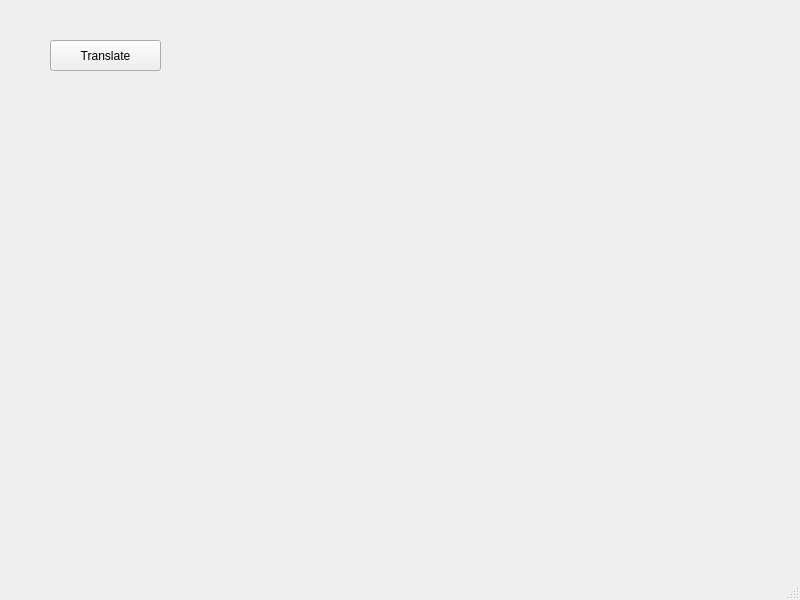
<?xml version="1.0" encoding="UTF-8"?>
<ui version="4.0">
 <class>MainWindow</class>
 <widget class="QMainWindow" name="MainWindow">
  <property name="geometry">
   <rect>
    <x>0</x>
    <y>0</y>
    <width>800</width>
    <height>600</height>
   </rect>
  </property>
  <property name="windowTitle">
   <string>MainWindow</string>
  </property>
  <widget class="QWidget" name="centralwidget">
   <widget class="QPushButton" name="pushButton">
    <property name="geometry">
     <rect>
      <x>50</x>
      <y>40</y>
      <width>111</width>
      <height>31</height>
     </rect>
    </property>
    <property name="text">
     <string>Translate</string>
    </property>
   </widget>
  </widget>
  <widget class="QMenuBar" name="menubar">
   <property name="geometry">
    <rect>
     <x>0</x>
     <y>0</y>
     <width>800</width>
     <height>21</height>
    </rect>
   </property>
  </widget>
  <widget class="QStatusBar" name="statusbar"/>
 </widget>
 <resources/>
 <connections/>
</ui>
